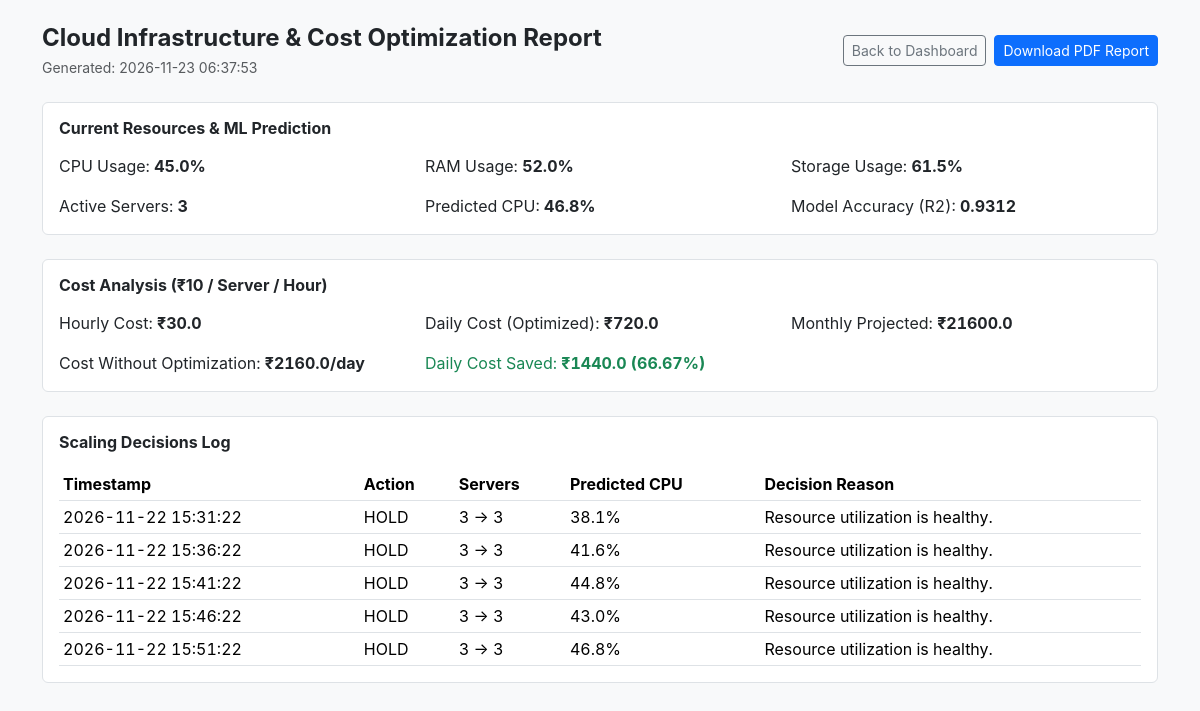
Screenshot of /report (signed in) with the database file from the repository.
### tables this page shows
CREATE TABLE resource_logs (
      id INTEGER PRIMARY KEY AUTOINCREMENT,
      timestamp TEXT NOT NULL,
      cpu_usage REAL NOT NULL,
      ram_usage REAL NOT NULL,
      storage_usage REAL NOT NULL,
      server_count INTEGER NOT NULL,
      network_load REAL NOT NULL,
      users_count INTEGER NOT NULL,
      traffic_mode TEXT NOT NULL DEFAULT 'Normal'
    );

CREATE TABLE predictions (
      id INTEGER PRIMARY KEY AUTOINCREMENT,
      timestamp TEXT NOT NULL,
      actual_cpu REAL NOT NULL,
      predicted_cpu REAL NOT NULL,
      r2_score REAL NOT NULL,
      mae REAL NOT NULL
    );

CREATE TABLE cost_history (
      id INTEGER PRIMARY KEY AUTOINCREMENT,
      timestamp TEXT NOT NULL,
      active_servers INTEGER NOT NULL,
      hourly_cost REAL NOT NULL,
      daily_cost REAL NOT NULL,
      monthly_cost REAL NOT NULL,
      cost_without_optimization REAL NOT NULL,
      cost_with_optimization REAL NOT NULL,
      cost_saved_daily REAL NOT NULL,
      savings_percent REAL NOT NULL
    );

CREATE TABLE scaling_history (
      id INTEGER PRIMARY KEY AUTOINCREMENT,
      timestamp TEXT NOT NULL,
      previous_servers INTEGER NOT NULL,
      new_servers INTEGER NOT NULL,
      delta INTEGER NOT NULL,
      predicted_cpu REAL NOT NULL,
      action TEXT NOT NULL,
      reason TEXT NOT NULL
    );

### routes.py (the view)
@main_bp.route("/report")
@login_required
def report():
    history = get_dashboard_history(limit=25)
    latest_resource = history["resource_logs"][-1]
    latest_prediction = history["predictions"][-1]
    latest_scaling = history["scaling_history"][-1]
    latest_cost = history["cost_history"][-1]
    return render_template(
        "report.html",
        generated_at=datetime.now().strftime("%Y-%m-%d %H:%M:%S"),
        resource=latest_resource,
        prediction=latest_prediction,
        scaling=latest_scaling,
        cost=latest_cost,
        scaling_history=history["scaling_history"],
    )

### routes.py (called while the page is built)
def login_required(fn):
    @wraps(fn)
    def wrapper(*args, **kwargs):
        if not session.get("admin_user"):
            if request.path.startswith("/api/"):
                return jsonify({"error": "Authentication required"}), 401
            return redirect(url_for("main.login"))
        return fn(*args, **kwargs)
    return wrapper

### services/database.py (called while the page is built)
def get_connection(db_path: str = DB_PATH) -> sqlite3.Connection:
    os.makedirs(os.path.dirname(db_path), exist_ok=True)
    conn = sqlite3.connect(db_path)
    conn.row_factory = sqlite3.Row
    return conn

### templates/report.html (shortened to what this page needs)
<!doctype html>
<html lang="en">
  <head>
    <link href="https://cdn.jsdelivr.net/npm/bootstrap@5.3.3/dist/css/bootstrap.min.css" rel="stylesheet" />
    <link rel="stylesheet" href="{{ url_for('static', filename='css/style.css') }}" />
  </head>
  <body class="bg-light">
    <div class="container py-4">
      <div class="d-flex justify-content-between align-items-center mb-4">
        <div>
          <h1 class="h4 fw-bold mb-1">Cloud Infrastructure &amp; Cost Optimization Report</h1>
          <div class="text-muted small">Generated: {{ generated_at }}</div>
        </div>
        <div class="d-flex gap-2">
          <a href="{{ url_for('main.dashboard') }}" class="btn btn-outline-secondary btn-sm">Back to Dashboard</a>
          <a href="{{ url_for('main.api_report_pdf') }}" class="btn btn-primary btn-sm">Download PDF Report</a>
        </div>
      </div>
      <div class="card border mb-4">
        <div class="card-body">
          <h2 class="h6 fw-bold mb-3">Current Resources &amp; ML Prediction</h2>
          <div class="row g-3 tabular-nums">
            <div class="col-md-4">CPU Usage: <strong>{{ resource.cpu_usage }}%</strong></div>
            <div class="col-md-4">RAM Usage: <strong>{{ resource.ram_usage }}%</strong></div>
            <div class="col-md-4">Storage Usage: <strong>{{ resource.storage_usage }}%</strong></div>
            <div class="col-md-4">Active Servers: <strong>{{ resource.server_count }}</strong></div>
            <div class="col-md-4">Predicted CPU: <strong>{{ prediction.predicted_cpu }}%</strong></div>
            <div class="col-md-4">Model Accuracy (R2): <strong>{{ prediction.r2_score }}</strong></div>
          </div>
        </div>
      </div>
      <div class="card border mb-4">
        <div class="card-body">
          <h2 class="h6 fw-bold mb-3">Cost Analysis (₹10 / Server / Hour)</h2>
          <div class="row g-3 tabular-nums">
            <div class="col-md-4">Hourly Cost: <strong>₹{{ cost.hourly_cost }}</strong></div>
            <div class="col-md-4">Daily Cost (Optimized): <strong>₹{{ cost.daily_cost }}</strong></div>
            <div class="col-md-4">Monthly Projected: <strong>₹{{ cost.monthly_cost }}</strong></div>
            <div class="col-md-4">Cost Without Optimization: <strong>₹{{ cost.cost_without_optimization }}/day</strong></div>
            <div class="col-md-4 text-success">Daily Cost Saved: <strong>₹{{ cost.cost_saved_daily }} ({{ cost.savings_percent }}%)</strong></div>
          </div>
        </div>
      </div>
      <div class="card border">
        <div class="card-body">
          <h2 class="h6 fw-bold mb-3">Scaling Decisions Log</h2>
          <div class="table-responsive">
            <table class="table table-sm align-middle mb-0">
              <thead>
                <tr>
                  <th>Timestamp</th>
                  <th>Action</th>
                  <th>Servers</th>
                  <th>Predicted CPU</th>
                  <th>Decision Reason</th>
                </tr>
              </thead>
              <tbody class="tabular-nums">
                {% for row in scaling_history %}
                <tr>
                  <td>{{ row.timestamp }}</td>
                  <td>{{ row.action }}</td>
                  <td>{{ row.previous_servers }} &rarr; {{ row.new_servers }}</td>
                  <td>{{ row.predicted_cpu }}%</td>
                  <td>{{ row.reason }}</td>
                </tr>
                {% endfor %}
              </tbody>
            </table>
          </div>
        </div>
      </div>
    </div>
  </body>
</html>

### static/css/style.css (style rules this page uses)
body { font-family: -apple-system, BlinkMacSystemFont, "Segoe UI", Roboto, sans-serif; }
.tabular-nums { font-variant-numeric: tabular-nums; }
.card { border-color: #e2e8f0; }

### rows the page displays
resource_logs: cpu_usage "45.0", ram_usage "52.0", storage_usage "61.5", server_count "3"
predictions: predicted_cpu "46.8", r2_score "0.9312"
cost_history: hourly_cost "30.0", daily_cost "720.0", monthly_cost "21600.0", cost_without_optimization "2160.0", cost_saved_daily "1440.0", savings_percent "66.67"
scaling_history: timestamp "2026-11-22 15:31:22", action "HOLD", previous_servers "3", new_servers "3", predicted_cpu "38.1", reason "Resource utilization is healthy."
scaling_history: timestamp "2026-11-22 15:36:22", action "HOLD", previous_servers "3", new_servers "3", predicted_cpu "41.6", reason "Resource utilization is healthy."
scaling_history: timestamp "2026-11-22 15:41:22", action "HOLD", previous_servers "3", new_servers "3", predicted_cpu "44.8", reason "Resource utilization is healthy."
scaling_history: timestamp "2026-11-22 15:46:22", action "HOLD", previous_servers "3", new_servers "3", predicted_cpu "43.0", reason "Resource utilization is healthy."
scaling_history: timestamp "2026-11-22 15:51:22", action "HOLD", previous_servers "3", new_servers "3", predicted_cpu "46.8", reason "Resource utilization is healthy."
